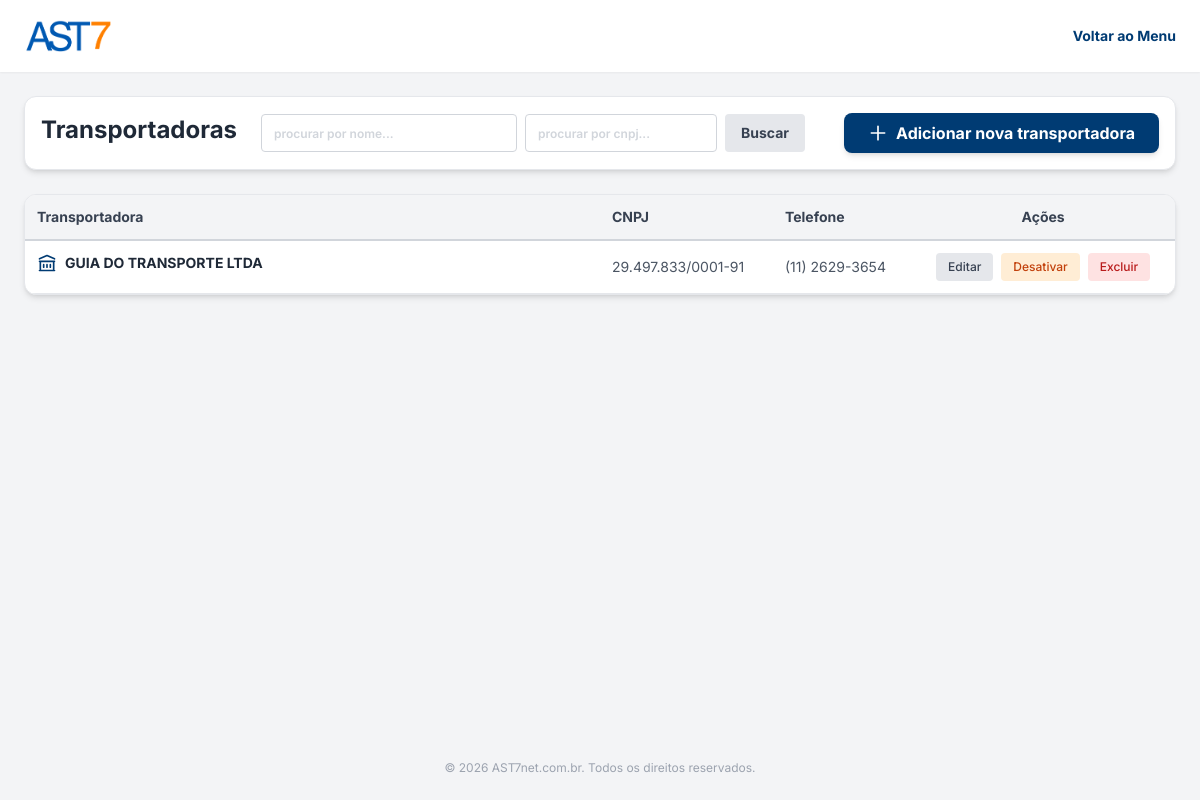
The app's page /transportadoras.php (signed in) with its own data.
### tables this page shows
CREATE TABLE transportadoras (
                id INTEGER PRIMARY KEY AUTOINCREMENT,
                razao_social TEXT NOT NULL,
                telefones TEXT,
                endereco TEXT,
                complemento TEXT,
                bairro TEXT,
                cidade TEXT,
                cep TEXT,
                uf TEXT,
                contato TEXT,
                telefone TEXT,
                celular TEXT,
                o800 TEXT,
                cnpj TEXT UNIQUE,
                inscricao TEXT,
                email TEXT,
                observacao TEXT,
                ativo INTEGER DEFAULT 1,
                created_at DATETIME DEFAULT CURRENT_TIMESTAMP
            );

### transportadoras.php (the view, shortened to what this page needs)
<?php
$pdo = Database::getInstance();
$busca = isset($_GET['busca']) ? trim($_GET['busca']) : '';
$busca_cnpj = isset($_GET['busca_cnpj']) ? trim($_GET['busca_cnpj']) : '';
$pagina_atual = isset($_GET['page']) && is_numeric($_GET['page']) ? (int)$_GET['page'] : 1;
$limite = 10;
$offset = ($pagina_atual - 1) * $limite;
$sql_where = " WHERE 1=1";
$params = [];
$sql = "SELECT * FROM transportadoras" . $sql_where . " ORDER BY razao_social ASC LIMIT $limite OFFSET $offset";
$stmt = $pdo->prepare($sql);
$stmt->execute($params);
$transportadoras = $stmt->fetchAll();
?>
<!DOCTYPE html>
<html lang="pt-BR">
<head>
    <script src="https://cdn.tailwindcss.com"></script>
</head>
<body class="bg-bg-main min-h-screen flex flex-col font-sans text-text-main text-base">
    <header class="bg-white shadow-sm py-4 px-6 flex justify-between items-center">
        <img src="assets/ast7_logo.png" alt="AST7" class="h-10">
        <a href="dashboard.php" class="text-brand-blue hover:underline font-bold text-sm">Voltar ao Menu</a>
    </header>
    <main class="flex-grow p-4 md:p-6 max-w-[1400px] mx-auto w-full">
        <div class="bg-white p-4 rounded-xl shadow-md border border-gray-200 mb-6 flex flex-col md:flex-row justify-between items-center gap-4">
            <div class="flex gap-2 w-full md:w-auto">
                <h1 class="text-2xl font-bold text-gray-800 hidden md:block mr-4">Transportadoras</h1>
                <form method="GET" class="flex flex-col md:flex-row gap-2 w-full md:w-auto">
                    <input type="text" name="busca" value="<?= htmlspecialchars($busca) ?>" placeholder="procurar por nome..." class="px-3 py-2 border border-gray-300 rounded text-sm font-semibold w-full md:w-64">
                    <input type="text" name="busca_cnpj" value="<?= htmlspecialchars($busca_cnpj) ?>" placeholder="procurar por cnpj..." class="px-3 py-2 border border-gray-300 rounded text-sm font-semibold w-full md:w-48">
                    <button type="submit" class="bg-gray-200 text-gray-700 px-4 py-2 rounded hover:bg-gray-300 font-bold text-sm transition-colors">Buscar</button>
                </form>
            </div>
            <button onclick="document.getElementById('modalNovaTransportadora').classList.remove('hidden')" class="w-full md:w-auto bg-brand-blue text-white font-bold py-2 px-6 rounded-lg shadow-md hover:bg-blue-900 transition-colors flex items-center justify-center gap-2">
                <svg class="w-5 h-5" fill="none" stroke="currentColor" viewBox="0 0 24 24"><path stroke-linecap="round" stroke-linejoin="round" stroke-width="2" d="M12 4v16m8-8H4"></path></svg>
                Adicionar nova transportadora
            </button>
        </div>
        <div class="bg-white rounded-xl shadow-md border border-gray-200 overflow-hidden">
            <div class="overflow-x-auto">
                <table class="w-full text-left border-collapse text-sm">
                    <thead>
                        <tr class="border-b-2 border-gray-300 text-gray-700 bg-gray-100">
                            <th class="py-3 px-3 font-bold w-1/2">Transportadora</th>
                            <th class="py-3 px-3 font-bold">CNPJ</th>
                            <th class="py-3 px-3 font-bold">Telefone</th>
                            <th class="py-3 px-3 font-bold text-center">Ações</th>
                        </tr>
                    </thead>
                    <tbody>
                        <?php foreach($transportadoras as $t): ?>
                        <tr class="border-b border-gray-200 hover:bg-blue-50 transition-colors <?= $t['ativo'] == 0 ? 'opacity-60 bg-gray-100' : '' ?>">
                            <td class="py-3 px-3 font-bold text-gray-800 flex items-center gap-2">
                                <svg class="w-5 h-5 text-brand-blue" fill="none" stroke="currentColor" viewBox="0 0 24 24"><path stroke-linecap="round" stroke-linejoin="round" stroke-width="2" d="M8 14v3m4-3v3m4-3v3M3 21h18M3 10h18M3 7l9-4 9 4M4 10h16v11H4V10z"></path></svg>
                                <?= htmlspecialchars($t['razao_social']) ?>
                            </td>
                            <td class="py-3 px-3 text-gray-600"><?= htmlspecialchars($t['cnpj']) ?></td>
                            <td class="py-3 px-3 text-gray-600"><?= htmlspecialchars($t['telefone']) ?></td>
                            <td class="py-3 px-3">
                                <div class="flex items-center justify-center gap-2">
                                    <a href="transportadoras.php?edit=<?= $t['id'] ?>" class="bg-gray-200 text-gray-700 hover:bg-gray-300 px-3 py-1.5 rounded transition-colors text-xs font-medium">Editar</a>
                                    <a href="transportadoras.php?toggle=<?= $t['id'] ?>" class="<?= $t['ativo'] ? 'bg-orange-100 text-orange-700 hover:bg-orange-200' : 'bg-green-100 text-green-700 hover:bg-green-200' ?> px-3 py-1.5 rounded transition-colors text-xs font-medium">
                                        <?= $t['ativo'] ? 'Desativar' : 'Ativar' ?>
                                    </a>
                                    <a href="transportadoras.php?delete=<?= $t['id'] ?>" onclick="return confirm('Tem certeza que deseja EXCLUIR esta transportadora?')" class="bg-red-100 text-red-700 hover:bg-red-200 px-3 py-1.5 rounded transition-colors text-xs font-medium">Excluir</a>
                                </div>
                            </td>
                        </tr>
                        <?php endforeach; ?>
                    </tbody>
                </table>
            </div>
        </div>
    </main>
    <?php include 'footer.php'; ?>
</body>
</html>

### transportadoras.php (style rules this page uses)
input:not(:placeholder-shown) { background-color: #F3F4F6 !important; }
::placeholder { color: #D1D5DB !important; font-size: 0.75rem !important; text-transform: lowercase !important; }

### records on screen
transportadoras: razao_social "GUIA DO TRANSPORTE LTDA", cnpj "29.497.833/0001-91", telefone "(11) 2629-3654", ativo "Desativar"
